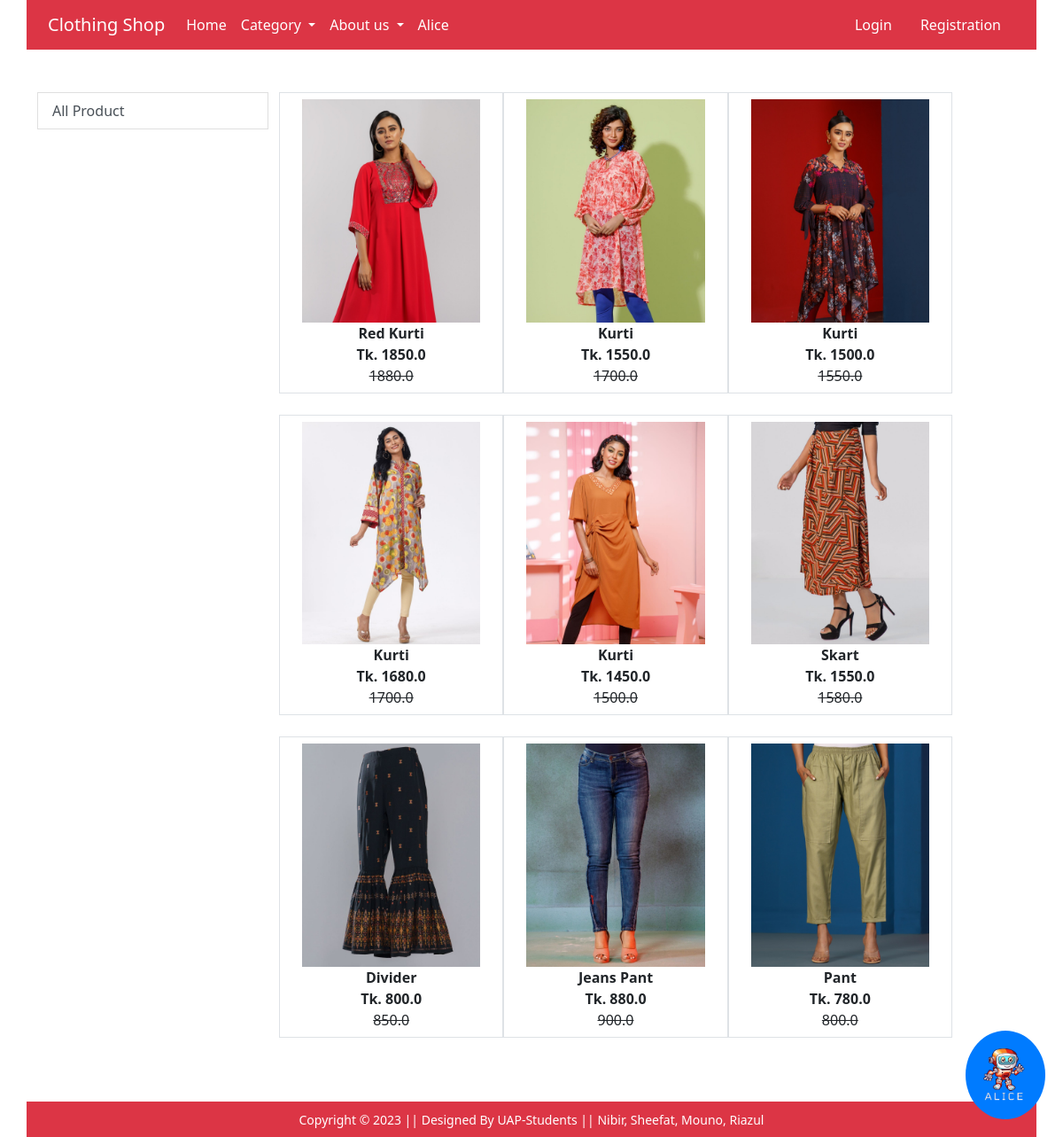
Screenshot of /women/ with the database file from the repository.
### app/models.py (models this page shows, shortened)
class Product(models.Model):
    title = models.CharField(max_length=100)
    selling_price = models.FloatField()
    discounted_price = models.FloatField()
    description = models.TextField(default='null')
    category = models.CharField(choices=CATEGORY_CHOICES, max_length=2)
    p_image = models.ImageField(upload_to='product_img')

### app/views.py (the view)
# urls.py: path('women/', views.cricket, name='women'),
def cricket(request, data = None):
  cricket = Product.objects.filter(category='C')
  return render(request, 'app/cricket.html', {'crickets': cricket})

### app/templates/app/cricket.html (shortened to what this page needs)
{% extends 'app/base.html' %}
{% load static %}
{% block main-content %}
<div class="container my-5">
 <div class="row">
  <div class="col-sm-3">
  <div>
   <a href="{%url 'women' %}" class="list-group-item list-group-item-action" aria-current="true">All Product</a>
  </div>
  </div>
  <div class="col-sm-8">
   <div class="row ">
    {% for product in crickets %}
    <div class="col-sm-4 text-center mb-4 border " >
     <a href="{% url 'product-detail' product.id %}" class="btn">
      <div class="item">
       <img src="{{product.p_image.url}}" alt="" height="300" class="img-fluid">
       <div class="fw-bold">{{ product.title }}</div>
       <div class="fw-bold">Tk. {{ product.discounted_price }}</div>
       <smal class="fw-light text-decoration-line-through">{{ product.selling_price }}</smal>
      </div>
     </a>
    </div>
    {% endfor %}
   </div>
  </div>
 </div>
</div>
{% endblock main-content %}

### rows the page displays
Product: p_image (picture), title "Red Kurti", discounted_price "1850.0", selling_price "1880.0"
Product: p_image (picture), title "Kurti", discounted_price "1550.0", selling_price "1700.0"
Product: p_image (picture), title "Kurti", discounted_price "1500.0", selling_price "1550.0"
Product: p_image (picture), title "Kurti", discounted_price "1680.0", selling_price "1700.0"
Product: p_image (picture), title "Kurti", discounted_price "1450.0", selling_price "1500.0"
Product: p_image (picture), title "Skart", discounted_price "1550.0", selling_price "1580.0"
Product: p_image (picture), title "Divider", discounted_price "800.0", selling_price "850.0"
Product: p_image (picture), title "Jeans Pant", discounted_price "880.0", selling_price "900.0"
Product: p_image (picture), title "Pant", discounted_price "780.0", selling_price "800.0"
